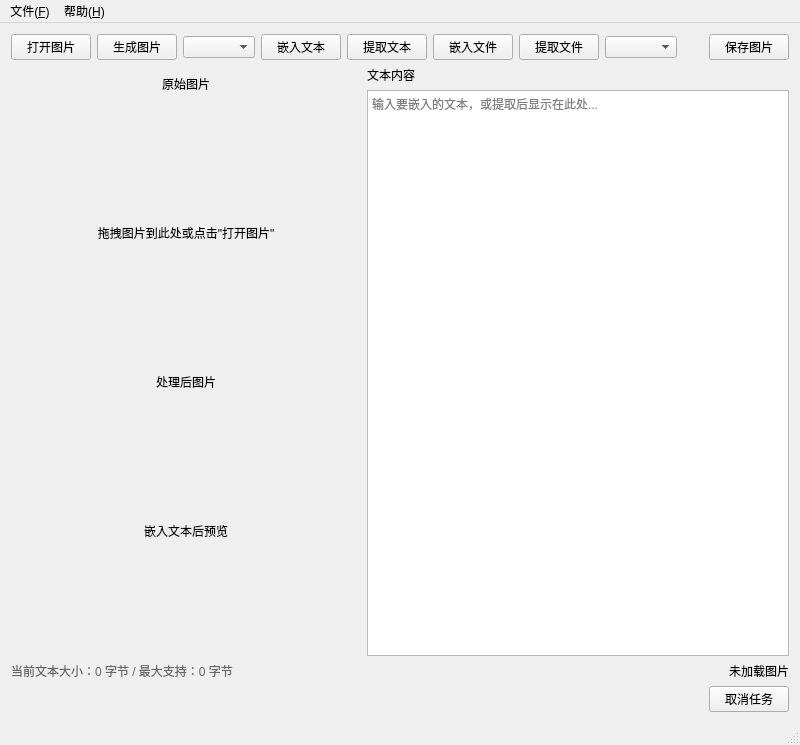
<?xml version="1.0" encoding="UTF-8"?>
<ui version="4.0">
 <class>MainWindow</class>
 <widget class="QMainWindow" name="MainWindow">
  <property name="geometry">
   <rect>
    <x>0</x>
    <y>0</y>
    <width>800</width>
    <height>745</height>
   </rect>
  </property>
  <property name="windowTitle">
   <string>StegoTool - 图片隐写工具</string>
  </property>
  <widget class="QWidget" name="centralWidget">
   <layout class="QGridLayout" name="gridLayout">
    <item row="0" column="0">
     <layout class="QHBoxLayout" name="topButtonLayout">
      <item>
       <widget class="QPushButton" name="btnOpenImage">
        <property name="text">
         <string>打开图片</string>
        </property>
       </widget>
      </item>
      <item>
       <widget class="QPushButton" name="btnGenImage">
        <property name="text">
         <string>生成图片</string>
        </property>
       </widget>
      </item>
      <item>
       <widget class="QComboBox" name="cmbGenImageSize"/>
      </item>
      <item>
       <widget class="QPushButton" name="btnEmbed">
        <property name="text">
         <string>嵌入文本</string>
        </property>
       </widget>
      </item>
      <item>
       <widget class="QPushButton" name="btnExtract">
        <property name="text">
         <string>提取文本</string>
        </property>
       </widget>
      </item>
      <item>
       <widget class="QPushButton" name="btnEmbedBinary">
        <property name="text">
         <string>嵌入文件</string>
        </property>
       </widget>
      </item>
      <item>
       <widget class="QPushButton" name="btnExtractBinary">
        <property name="text">
         <string>提取文件</string>
        </property>
       </widget>
      </item>
      <item>
       <widget class="QComboBox" name="bitCountCombo">
        <property name="sizePolicy">
         <sizepolicy hsizetype="Expanding" vsizetype="Fixed">
          <horstretch>0</horstretch>
          <verstretch>0</verstretch>
         </sizepolicy>
        </property>
        <property name="maximumSize">
         <size>
          <width>200</width>
          <height>16777215</height>
         </size>
        </property>
       </widget>
      </item>
      <item>
       <spacer name="horizontalSpacer">
        <property name="orientation">
         <enum>Qt::Horizontal</enum>
        </property>
        <property name="sizeHint" stdset="0">
         <size>
          <width>40</width>
          <height>20</height>
         </size>
        </property>
       </spacer>
      </item>
      <item>
       <widget class="QPushButton" name="btnSaveImage">
        <property name="text">
         <string>保存图片</string>
        </property>
       </widget>
      </item>
     </layout>
    </item>
    <item row="1" column="0">
     <layout class="QHBoxLayout" name="mainContentLayout">
      <item>
       <layout class="QVBoxLayout" name="imagePreviewLayout">
        <item>
         <widget class="QLabel" name="label">
          <property name="text">
           <string>原始图片</string>
          </property>
          <property name="alignment">
           <set>Qt::AlignCenter</set>
          </property>
         </widget>
        </item>
        <item>
         <widget class="QLabel" name="originalPreview">
          <property name="minimumSize">
           <size>
            <width>350</width>
            <height>250</height>
           </size>
          </property>
          <property name="maximumSize">
           <size>
            <width>400</width>
            <height>300</height>
           </size>
          </property>
          <property name="text">
           <string>拖拽图片到此处或点击&quot;打开图片&quot;</string>
          </property>
          <property name="alignment">
           <set>Qt::AlignCenter</set>
          </property>
          <property name="wordWrap">
           <bool>true</bool>
          </property>
         </widget>
        </item>
        <item>
         <widget class="QLabel" name="label_2">
          <property name="text">
           <string>处理后图片</string>
          </property>
          <property name="alignment">
           <set>Qt::AlignCenter</set>
          </property>
         </widget>
        </item>
        <item>
         <widget class="QLabel" name="processedPreview">
          <property name="minimumSize">
           <size>
            <width>350</width>
            <height>250</height>
           </size>
          </property>
          <property name="maximumSize">
           <size>
            <width>400</width>
            <height>300</height>
           </size>
          </property>
          <property name="text">
           <string>嵌入文本后预览</string>
          </property>
          <property name="alignment">
           <set>Qt::AlignCenter</set>
          </property>
          <property name="wordWrap">
           <bool>true</bool>
          </property>
         </widget>
        </item>
       </layout>
      </item>
      <item>
       <layout class="QVBoxLayout" name="textLayout">
        <item>
         <widget class="QLabel" name="label_3">
          <property name="text">
           <string>文本内容</string>
          </property>
         </widget>
        </item>
        <item>
         <widget class="QTextEdit" name="textEdit">
          <property name="minimumSize">
           <size>
            <width>350</width>
            <height>500</height>
           </size>
          </property>
          <property name="placeholderText">
           <string>输入要嵌入的文本，或提取后显示在此处...</string>
          </property>
         </widget>
        </item>
       </layout>
      </item>
     </layout>
    </item>
    <item row="2" column="0">
     <layout class="QHBoxLayout" name="bottomInfoLayout">
      <item>
       <widget class="QLabel" name="embedInfoLabel">
        <property name="styleSheet">
         <string notr="true">color: #666666;</string>
        </property>
        <property name="text">
         <string>当前文本大小：0 字节 / 最大支持：0 字节</string>
        </property>
       </widget>
      </item>
      <item>
       <widget class="QLabel" name="statusLabel">
        <property name="text">
         <string>未加载图片</string>
        </property>
        <property name="alignment">
         <set>Qt::AlignRight|Qt::AlignTrailing|Qt::AlignVCenter</set>
        </property>
       </widget>
      </item>
     </layout>
    </item>
    <item row="3" column="0">
     <layout class="QHBoxLayout" name="horizontalLayout">
      <item>
       <widget class="QLabel" name="messageLabel">
        <property name="styleSheet">
         <string notr="true">padding: 5px; font-weight: bold;</string>
        </property>
        <property name="text">
         <string/>
        </property>
       </widget>
      </item>
      <item>
       <spacer name="horizontalSpacer_2">
        <property name="orientation">
         <enum>Qt::Horizontal</enum>
        </property>
        <property name="sizeHint" stdset="0">
         <size>
          <width>40</width>
          <height>20</height>
         </size>
        </property>
       </spacer>
      </item>
      <item>
       <widget class="QPushButton" name="btnCancelTask">
        <property name="text">
         <string>取消任务</string>
        </property>
       </widget>
      </item>
     </layout>
    </item>
   </layout>
  </widget>
  <widget class="QMenuBar" name="menuBar">
   <property name="geometry">
    <rect>
     <x>0</x>
     <y>0</y>
     <width>800</width>
     <height>28</height>
    </rect>
   </property>
   <widget class="QMenu" name="menuFile">
    <property name="title">
     <string>文件(&amp;F)</string>
    </property>
    <addaction name="actionOpenImage"/>
    <addaction name="actionSaveImage"/>
    <addaction name="separator"/>
    <addaction name="actionExit"/>
   </widget>
   <widget class="QMenu" name="menuHelp">
    <property name="title">
     <string>帮助(&amp;H)</string>
    </property>
    <addaction name="actionAbout"/>
   </widget>
   <addaction name="menuFile"/>
   <addaction name="menuHelp"/>
  </widget>
  <widget class="QStatusBar" name="statusBar">
   <property name="statusTip">
    <string/>
   </property>
  </widget>
  <action name="actionOpenImage">
   <property name="text">
    <string>打开图片(&amp;O)</string>
   </property>
   <property name="shortcut">
    <string>Ctrl+O</string>
   </property>
  </action>
  <action name="actionSaveImage">
   <property name="text">
    <string>保存图片(&amp;S)</string>
   </property>
   <property name="shortcut">
    <string>Ctrl+S</string>
   </property>
  </action>
  <action name="actionExit">
   <property name="text">
    <string>退出(&amp;X)</string>
   </property>
   <property name="shortcut">
    <string>Ctrl+Q</string>
   </property>
  </action>
  <action name="actionAbout">
   <property name="text">
    <string>关于(&amp;A)</string>
   </property>
  </action>
 </widget>
 <layoutdefault spacing="6" margin="11"/>
 <resources/>
 <connections>
  <connection>
   <sender>actionOpenImage</sender>
   <signal>triggered()</signal>
   <receiver>btnOpenImage</receiver>
   <slot>click()</slot>
   <hints>
    <hint type="sourcelabel">
     <x>-1</x>
     <y>-1</y>
    </hint>
    <hint type="destinationlabel">
     <x>100</x>
     <y>50</y>
    </hint>
   </hints>
  </connection>
  <connection>
   <sender>actionSaveImage</sender>
   <signal>triggered()</signal>
   <receiver>btnSaveImage</receiver>
   <slot>click()</slot>
   <hints>
    <hint type="sourcelabel">
     <x>-1</x>
     <y>-1</y>
    </hint>
    <hint type="destinationlabel">
     <x>350</x>
     <y>50</y>
    </hint>
   </hints>
  </connection>
  <connection>
   <sender>actionExit</sender>
   <signal>triggered()</signal>
   <receiver>MainWindow</receiver>
   <slot>close()</slot>
   <hints>
    <hint type="sourcelabel">
     <x>-1</x>
     <y>-1</y>
    </hint>
    <hint type="destinationlabel">
     <x>790</x>
     <y>10</y>
    </hint>
   </hints>
  </connection>
 </connections>
 <slots>
  <slot>on_actionAbout_triggered()</slot>
 </slots>
</ui>
